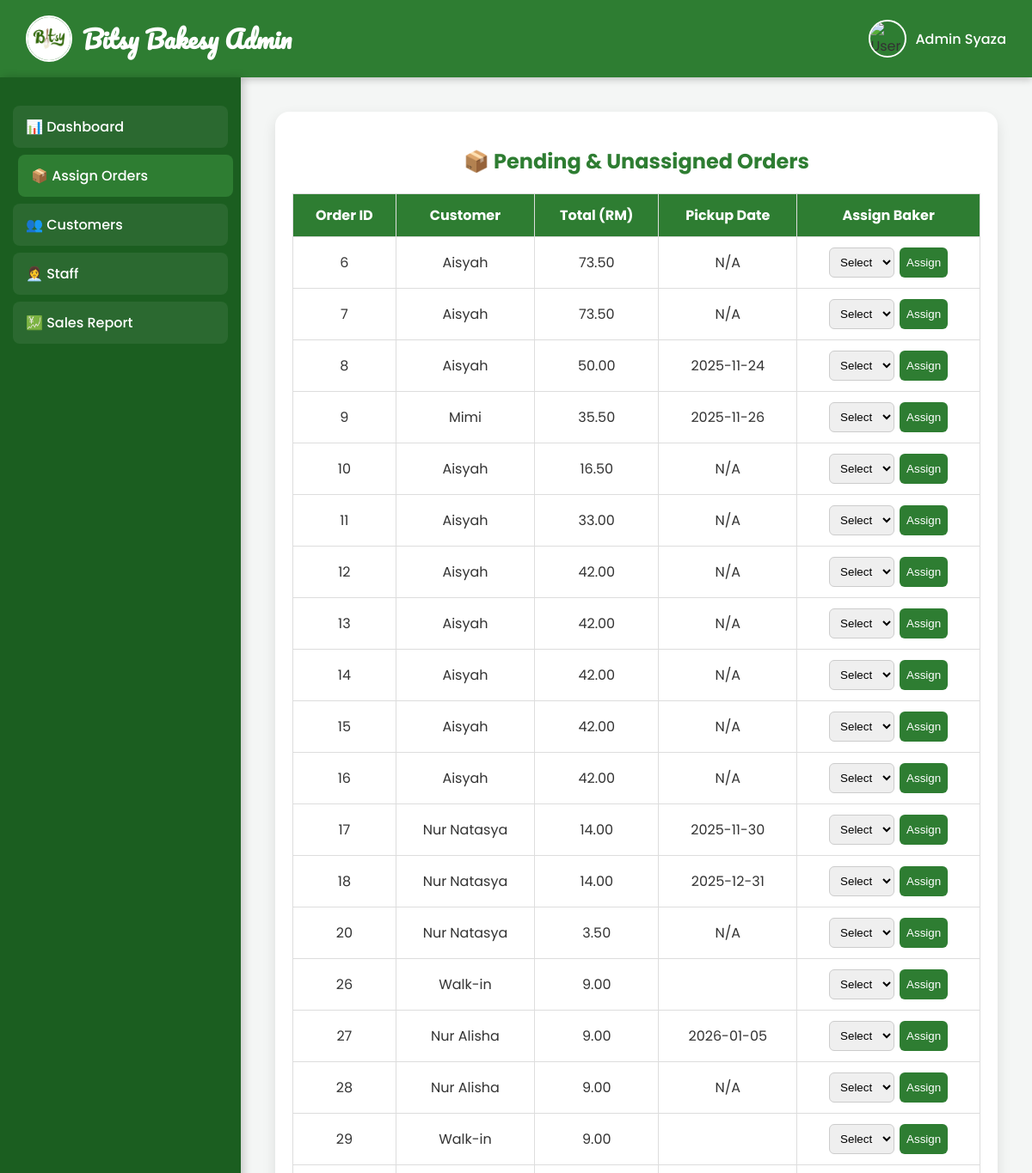
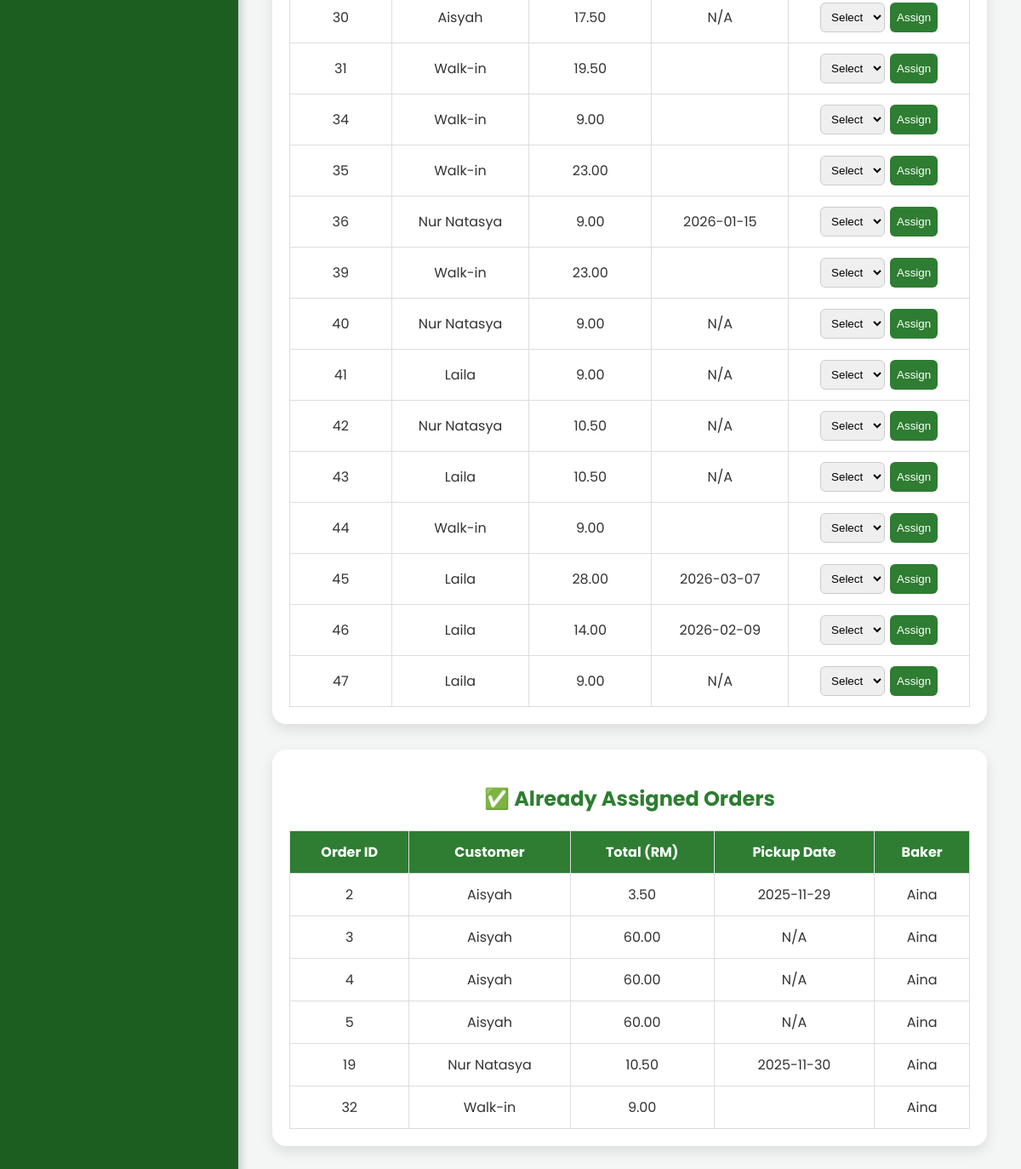
/assign_orders.php (signed in), run on the app's committed database (2 pictures, top to bottom).
### tables this page shows
CREATE TABLE `orders` (
  `orderID` int(11) NOT NULL,
  `customerID` int(11) NOT NULL,
  `totalAmount` decimal(10,2) NOT NULL,
  `status` varchar(50) NOT NULL DEFAULT 'Pending',
  `paymentMethod` varchar(50) NOT NULL,
  `orderDate` datetime NOT NULL DEFAULT current_timestamp(),
  `pickupDate` date DEFAULT NULL,
  `assignedTo` int(11) DEFAULT NULL,
  `orderType` enum('online','walk-in') DEFAULT NULL,
  `staffID` int(11) DEFAULT NULL
);

CREATE TABLE `customer` (
  `customerID` int(11) NOT NULL,
  `customerName` varchar(100) NOT NULL,
  `customerEmail` varchar(100) NOT NULL,
  `customerPhoneNo` varchar(15) NOT NULL,
  `customerPassword` varchar(255) NOT NULL,
  `created_at` timestamp NOT NULL DEFAULT current_timestamp()
);

CREATE TABLE `staff` (
  `staffID` int(11) NOT NULL,
  `staffName` varchar(100) NOT NULL,
  `staffEmail` varchar(100) NOT NULL,
  `staffPassword` varchar(255) NOT NULL,
  `staffRole` varchar(50) NOT NULL DEFAULT 'Staff',
  `created_at` timestamp NOT NULL DEFAULT current_timestamp()
);

### assign_orders.php (the view, shortened to what this page needs)
<?php
$conn = mysqli_connect("localhost", "root", "", "bitsy");
$staffName = $_SESSION['staffName'];
$pendingOrders = mysqli_fetch_all(mysqli_query($conn,"SELECT o.orderID, o.totalAmount, o.pickupDate, c.customerName
    FROM orders o
    JOIN customer c ON o.customerID=c.customerID
    WHERE o.status='Pending' AND o.assignedTo IS NULL
    ORDER BY o.orderDate ASC"), MYSQLI_ASSOC);
$assignedOrders = mysqli_fetch_all(mysqli_query($conn,"SELECT o.orderID, o.totalAmount, o.pickupDate, c.customerName, s.staffName AS baker
    FROM orders o
    JOIN customer c ON o.customerID=c.customerID
    JOIN staff s ON o.assignedTo=s.staffID
    WHERE o.status='Pending'
    ORDER BY o.orderDate ASC"), MYSQLI_ASSOC);
?>
<!DOCTYPE html>
<html lang="en">
<head>
</head>
<body>
<header>
    <div class="logo">
        <img src="bit.png" alt="Bitsy Logo">
        <h1>Bitsy Bakesy Admin</h1>
    </div>
    <div class="user-box" id="userBox">
        <img src="https://cdn-icons-png.flaticon.com/512/3177/3177440.png" alt="User">
        <span><?= htmlspecialchars($staffName) ?></span>
    </div>
</header>
<div class="container">
    <div class="sidebar">
        <a href="admin_dashboard.php">📊 Dashboard</a>
        <a href="assign_orders.php" class="active">📦 Assign Orders</a>
        <a href="view_customers.php">👥 Customers</a>
        <a href="staff_list.php">👩‍💼 Staff</a>
        <a href="sales_report.php">💹 Sales Report</a>
    </div>
    <div class="main">
        <div class="card">
            <h2>📦 Pending & Unassigned Orders</h2>
            <?php if(!$pendingOrders): ?>
                <p>No pending orders.</p>
            <?php else: ?>
            <table>
                <tr>
                    <th>Order ID</th>
                    <th>Customer</th>
                    <th>Total (RM)</th>
                    <th>Pickup Date</th>
                    <th>Assign Baker</th>
                </tr>
                <?php foreach($pendingOrders as $o): ?>
                <tr>
                    <td><?= $o['orderID'] ?></td>
                    <td><?= htmlspecialchars($o['customerName']) ?></td>
                    <td><?= number_format($o['totalAmount'],2) ?></td>
                    <td><?= $o['pickupDate']=='0000-00-00'?'N/A':$o['pickupDate'] ?></td>
                    <td>
                        <form method="POST" style="display:flex;gap:6px;justify-content:center;">
                            <select name="bakerID" required>
                                <option value="">Select</option>
                            </select>
                            <button>Assign</button>
                        </form>
                    </td>
                </tr>
                <?php endforeach; ?>
            </table>
            <?php endif; ?>
        </div>
        <div class="card">
            <h2>✅ Already Assigned Orders</h2>
            <?php if(!$assignedOrders): ?>
                <p>No assigned orders.</p>
            <?php else: ?>
            <table>
                <tr>
                    <th>Order ID</th>
                    <th>Customer</th>
                    <th>Total (RM)</th>
                    <th>Pickup Date</th>
                    <th>Baker</th>
                </tr>
                <?php foreach($assignedOrders as $a): ?>
                <tr>
                    <td><?= $a['orderID'] ?></td>
                    <td><?= htmlspecialchars($a['customerName']) ?></td>
                    <td><?= number_format($a['totalAmount'],2) ?></td>
                    <td><?= $a['pickupDate']=='0000-00-00'?'N/A':$a['pickupDate'] ?></td>
                    <td><?= htmlspecialchars($a['baker']) ?></td>
                </tr>
                <?php endforeach; ?>
            </table>
            <?php endif; ?>
        </div>
    </div>
</div>
</body>
</html>

### assign_orders.php (style rules this page uses)
body { font-family:'Poppins',sans-serif;margin:0;background:#f4f6f5;color:#333; }
header { background:#2e7d32;padding:18px 30px;display:flex;justify-content:space-between;align-items:center; box-shadow:0 3px 8px rgba(0,0,0,0.2); }
header .logo { display:flex;align-items:center;gap:12px; }
header .logo img { width:50px;height:50px;border-radius:50%;border:2px solid white; }
header .logo h1 { font-family:'Pacifico',cursive;margin:0;font-size:28px;color:white; }
.user-box { position:relative;display:flex;align-items:center;gap:10px;cursor:pointer; }
.user-box img { width:40px;height:40px;border-radius:50%;border:2px solid white; }
.user-box span { font-weight:500;color:white; }
.container { display:flex;min-height:100vh; }
.sidebar { width:250px;background:#1b5e20;padding:25px 15px;color:white;box-shadow:3px 0 10px rgba(0,0,0,0.2); font-family:'Poppins',sans-serif; }
.sidebar a { display:flex;align-items:center;gap:10px; padding:12px 15px;margin:8px 0;color:white;text-decoration:none; background:rgba(255,255,255,0.07);border-radius:8px;font-weight:500; transition:0.25s ease; }
.sidebar a:hover,.sidebar a.active { background:#2e7d32;transform:translateX(6px); }
.main { flex:1;padding:40px; }
h2 { color:#2e7d32;text-align:center;margin-bottom:20px; }
.card { background:white;padding:20px;border-radius:16px; box-shadow:0 6px 16px rgba(0,0,0,0.1); margin-bottom:30px; }
table { width:100%;border-collapse:collapse;margin-top:15px; }
th,td { padding:12px;border:1px solid #ddd;text-align:center; }
th { background:#2e7d32;color:white; }
select,button { padding:8px;border-radius:6px;border:1px solid #ccc; }
button { background:#2e7d32;color:white;border:none;cursor:pointer; }

### data on the page
orders: orderID "6", customerID.customerName "Aisyah", totalAmount "73.50", pickupDate "N/A"
orders: orderID "7", customerID.customerName "Aisyah", totalAmount "73.50", pickupDate "N/A"
orders: orderID "8", customerID.customerName "Aisyah", totalAmount "50.00", pickupDate "2025-11-24"
orders: orderID "9", customerID.customerName "Mimi", totalAmount "35.50", pickupDate "2025-11-26"
orders: orderID "10", customerID.customerName "Aisyah", totalAmount "16.50", pickupDate "N/A"
orders: orderID "11", customerID.customerName "Aisyah", totalAmount "33.00", pickupDate "N/A"
orders: orderID "12", customerID.customerName "Aisyah", totalAmount "42.00", pickupDate "N/A"
orders: orderID "13", customerID.customerName "Aisyah", totalAmount "42.00", pickupDate "N/A"
orders: orderID "14", customerID.customerName "Aisyah", totalAmount "42.00", pickupDate "N/A"
orders: orderID "15", customerID.customerName "Aisyah", totalAmount "42.00", pickupDate "N/A"
orders: orderID "16", customerID.customerName "Aisyah", totalAmount "42.00", pickupDate "N/A"
orders: orderID "17", customerID.customerName "Nur Natasya", totalAmount "14.00", pickupDate "2025-11-30"
orders: orderID "18", customerID.customerName "Nur Natasya", totalAmount "14.00", pickupDate "2025-12-31"
orders: orderID "20", customerID.customerName "Nur Natasya", totalAmount "3.50", pickupDate "N/A"
orders: orderID "26", customerID.customerName "Walk-in", totalAmount "9.00"
orders: orderID "27", customerID.customerName "Nur Alisha", totalAmount "9.00", pickupDate "2026-01-05"
orders: orderID "28", customerID.customerName "Nur Alisha", totalAmount "9.00", pickupDate "N/A"
orders: orderID "29", customerID.customerName "Walk-in", totalAmount "9.00"
orders: orderID "30", customerID.customerName "Aisyah", totalAmount "17.50", pickupDate "N/A"
orders: orderID "31", customerID.customerName "Walk-in", totalAmount "19.50"
orders: orderID "34", customerID.customerName "Walk-in", totalAmount "9.00"
orders: orderID "35", customerID.customerName "Walk-in", totalAmount "23.00"
orders: orderID "36", customerID.customerName "Nur Natasya", totalAmount "9.00", pickupDate "2026-01-15"
orders: orderID "39", customerID.customerName "Walk-in", totalAmount "23.00"
orders: orderID "40", customerID.customerName "Nur Natasya", totalAmount "9.00", pickupDate "N/A"
orders: orderID "41", customerID.customerName "Laila", totalAmount "9.00", pickupDate "N/A"
orders: orderID "42", customerID.customerName "Nur Natasya", totalAmount "10.50", pickupDate "N/A"
orders: orderID "43", customerID.customerName "Laila", totalAmount "10.50", pickupDate "N/A"
orders: orderID "44", customerID.customerName "Walk-in", totalAmount "9.00"
orders: orderID "45", customerID.customerName "Laila", totalAmount "28.00", pickupDate "2026-03-07"
orders: orderID "46", customerID.customerName "Laila", totalAmount "14.00", pickupDate "2026-02-09"
orders: orderID "47", customerID.customerName "Laila", totalAmount "9.00", pickupDate "N/A"
orders: orderID "2", customerID.customerName "Aisyah", totalAmount "3.50", pickupDate "2025-11-29", staff.staffName "Aina"
orders: orderID "3", customerID.customerName "Aisyah", totalAmount "60.00", pickupDate "N/A", staff.staffName "Aina"
orders: orderID "4", customerID.customerName "Aisyah", totalAmount "60.00", pickupDate "N/A", staff.staffName "Aina"
orders: orderID "5", customerID.customerName "Aisyah", totalAmount "60.00", pickupDate "N/A", staff.staffName "Aina"
orders: orderID "19", customerID.customerName "Nur Natasya", totalAmount "10.50", pickupDate "2025-11-30", staff.staffName "Aina"
orders: orderID "32", customerID.customerName "Walk-in", totalAmount "9.00", staff.staffName "Aina"

### other printed values
$staffName "Admin Syaza"
